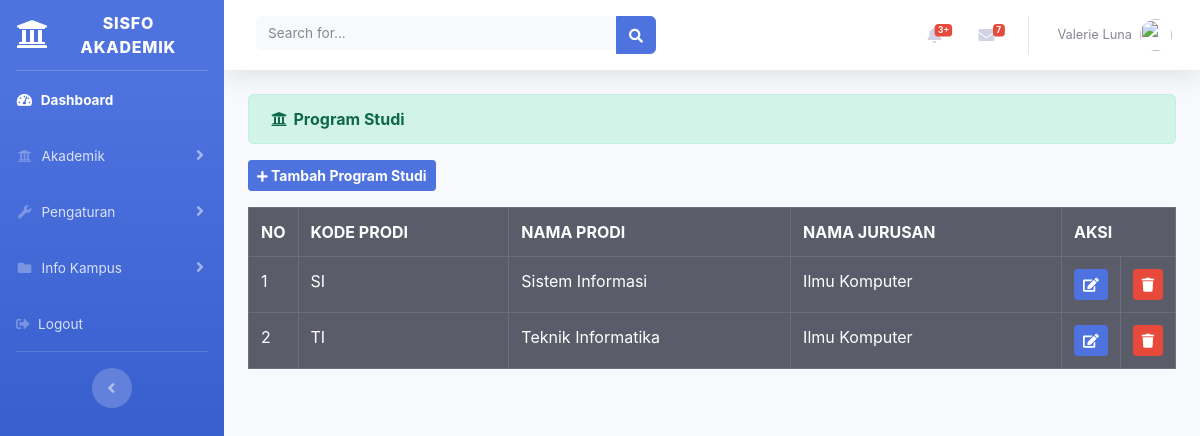
The app's page /index.php/administrator/prodi with its own data.
### tables this page shows
CREATE TABLE `prodi` (
  `id_prodi` int(11) NOT NULL,
  `kode_prodi` varchar(20) NOT NULL,
  `nama_prodi` varchar(25) NOT NULL,
  `nama_jurusan` varchar(25) NOT NULL
);

### application/controllers/administrator/Prodi.php (called while the page is built, shortened)
<?php
	class Prodi extends CI_Controller {
		public function index() {
			$data['prodi']	= $this->prodi_model->tampil_data('prodi')->result();
			$this->load->view('templates_administrator/header');
			$this->load->view('templates_administrator/sidebar');
			$this->load->view('administrator/prodi', $data);
			$this->load->view('templates_administrator/footer');
		}
	}
?>

### index.php (called while the page is built, shortened)
<?php
require_once BASEPATH.'core/CodeIgniter.php';

### application/models/Prodi_model.php (called while the page is built, shortened)
<?php
	class Prodi_model extends CI_Model {
		public function tampil_data($table) {
			return $this->db->get($table);
		}
	}
?>

### application/views/administrator/prodi.php (the view, shortened to what this page needs)
<div class="container-fluid">
	<div class="alert alert-success" role="alert">
    	<i class="fas fa-fw fa-university"></i>
    	<b>Program Studi</b>
  	</div>
  	<?=anchor('administrator/prodi/tambah_prodi','<button class="btn btn-sm btn-primary mb-3">
	  		<i class="fas fa-plus fa-sm"></i><b> Tambah Program Studi</b>
	  	</button>')?>
	<table class="table table-bordered table-hover table-dark">
		<tr>
			<th>NO</th>
			<th>KODE PRODI</th>
			<th>NAMA PRODI</th>
			<th>NAMA JURUSAN</th>
			<th colspan="2">AKSI</th>
		</tr>
		<?php
			$no = 1;
			foreach ($prodi as $prd) :
		?>
		<tr>
			<td width="20px"><?=$no++?></td>
			<td><?=$prd->kode_prodi?></td>
			<td><?=$prd->nama_prodi?></td>
			<td><?=$prd->nama_jurusan?></td>
			<td width="20px"><?=anchor('administrator/prodi/update/'.$prd->id_prodi,'<div class="btn btn-sm btn-primary"><i class="fa fa-edit"></i></div>')?></td>
  			<td width="20px"><?=anchor('administrator/prodi/delete/'.$prd->id_prodi,'<div class="btn btn-sm btn-danger"><i class="fa fa-trash"></i></div>')?></td>
		</tr>
		<?php endforeach; ?>
	</table>
</div>

### records on screen
prodi: kode_prodi "SI", nama_prodi "Sistem Informasi", nama_jurusan "Ilmu Komputer"
prodi: kode_prodi "TI", nama_prodi "Teknik Informatika", nama_jurusan "Ilmu Komputer"
